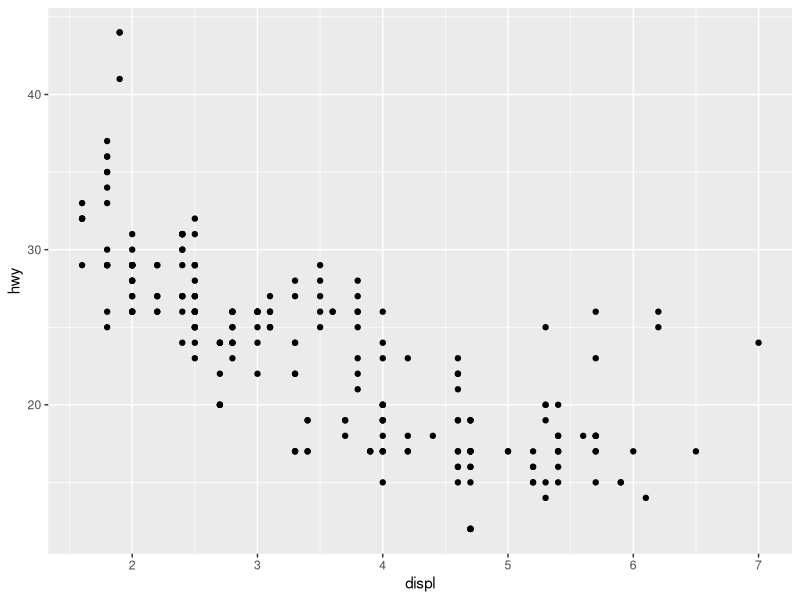
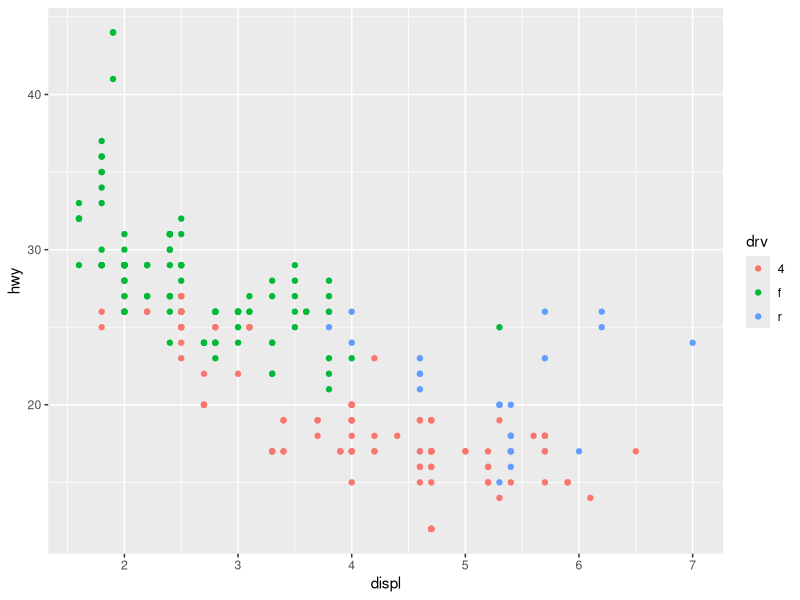
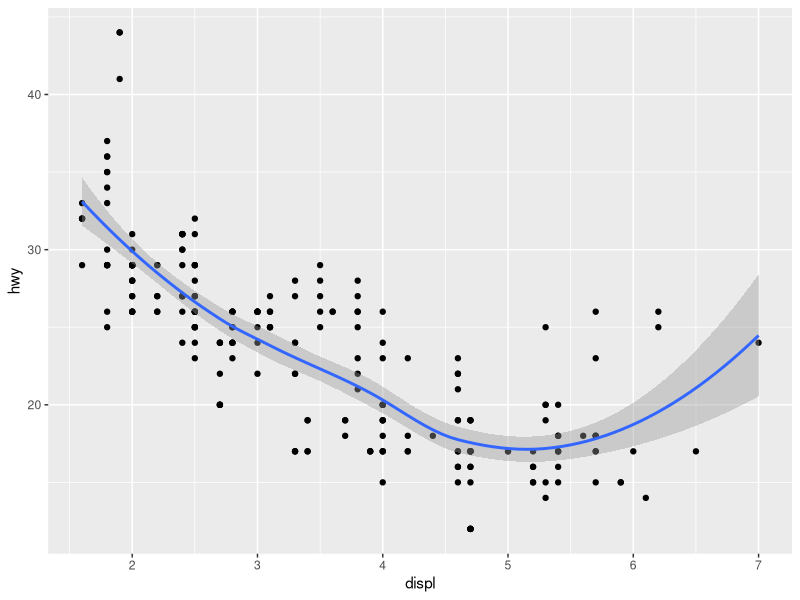
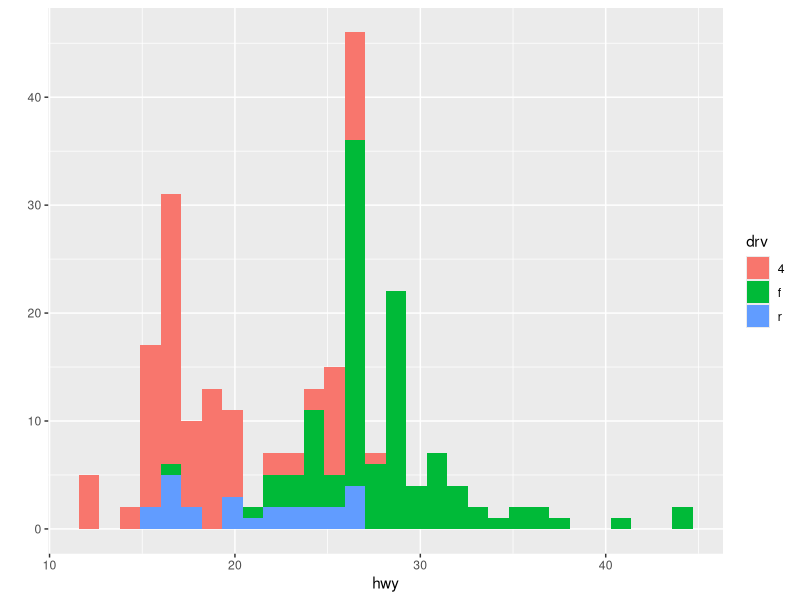
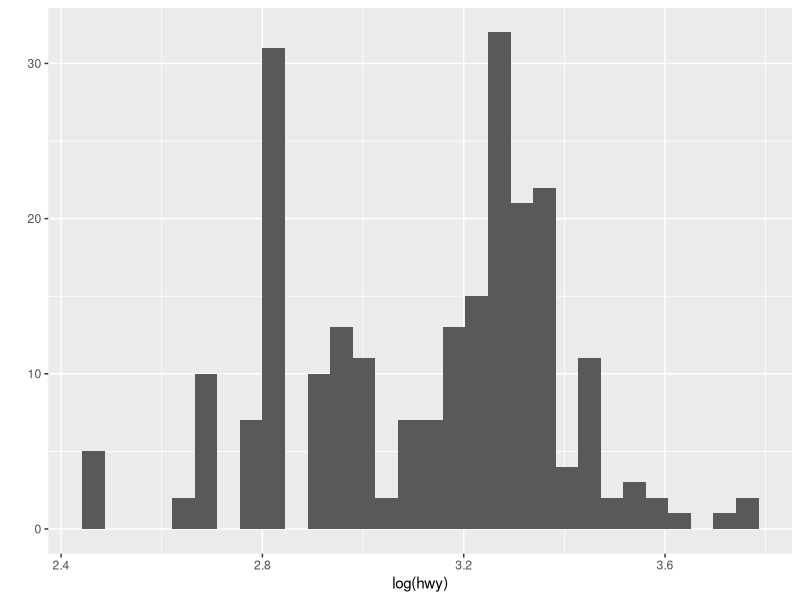
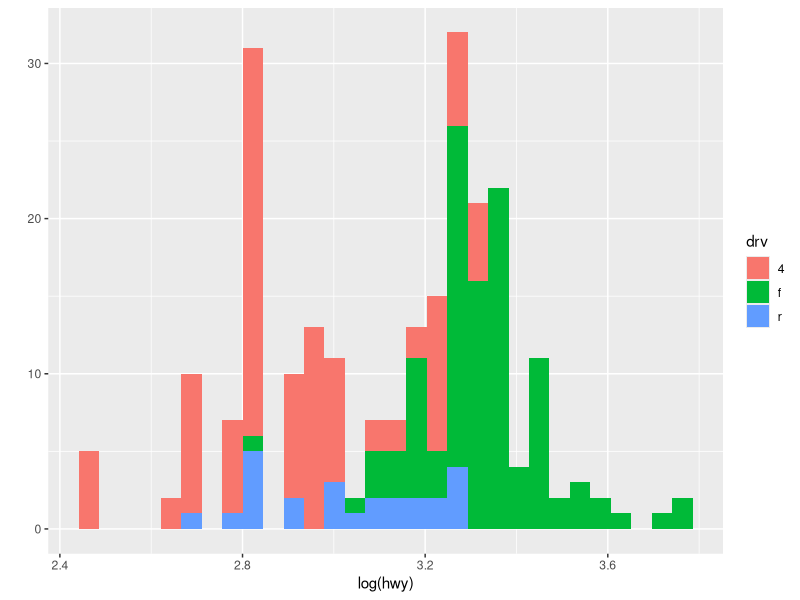
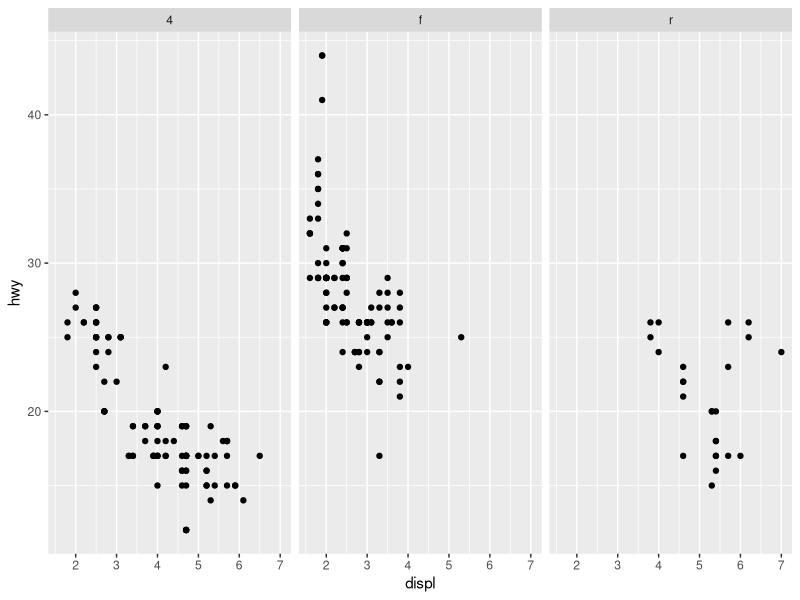
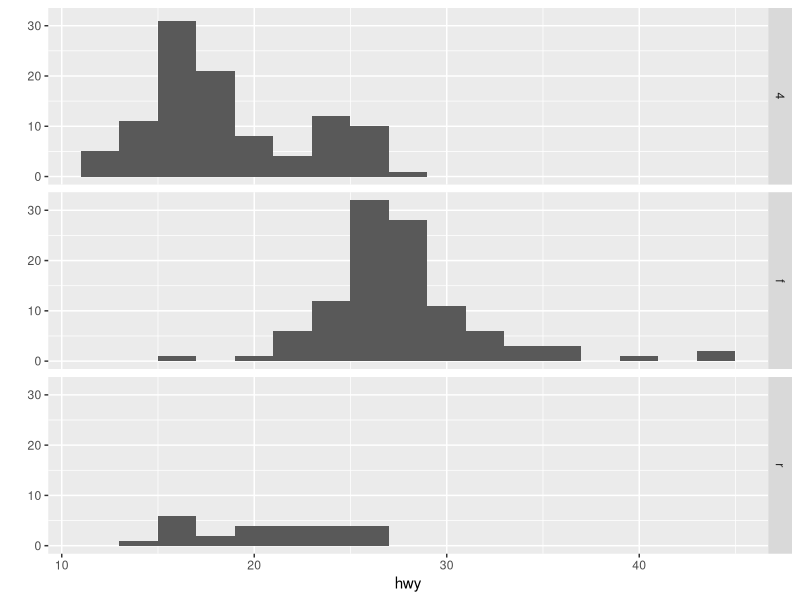

Recreate these plots in R, in order.
library(ggplot2)
str(mpg)

qplot(displ, hwy, data = mpg)

# add legend and colors
qplot(displ, hwy, data = mpg, color = drv)

# adding geopm
qplot(displ, hwy, data = mpg, geom = c('point', 'smooth'))

# Histogram by ggplot
qplot(hwy, data = mpg, fill = drv )
qplot(log(hwy), data = mpg)
qplot(log(hwy), data = mpg, fill = drv)

# Facets splits (seperate diagrams)
qplot(displ, hwy, data = mpg, facets = .~drv) # display by Rows  facets = .~drv 

qplot(hwy, data = mpg, facets = drv~., binwidth = 2) #display by Columns facets = drv~.



# Density Smooth
qplot(log(hwy), data = mpg, geom = 'density')
qplot(log(hwy), data = mpg, geom = 'density', color = drv)


# Scatterplots
